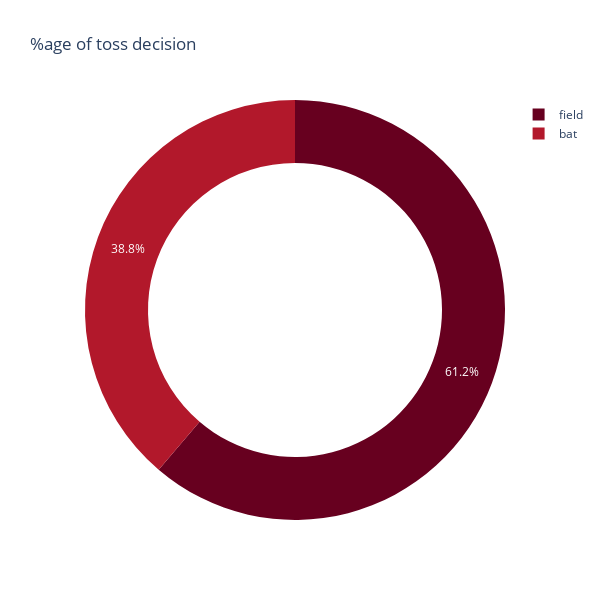

Write notebook code for a chart like this one.
### Markdown cell above
From the above plot we can make out that maximum tosses is won by Mumbai Indians and mostly they have chosen to feild first.

### Code cell
fig3=px.pie(df,names='toss_decision',hole=0.7,height=600,width=600,title= '%age of toss decision',color_discrete_sequence=px.colors.sequential.RdBu)
fig3.show()

### Figure 1 — Plotly figure (JSON) as saved in the notebook; plotly's stock layout.template omitted (floating-point values rounded to 4 significant figures; data arrays with more than 128 entries replaced by an {"elided": "..."} marker saying what was removed)
{"data": [{"domain": {"x": [0, 1], "y": [0, 1]}, "hole": 0.7, "hovertemplate": "toss_decision=%{label}<extra></extra>", "labels": {"elided": "756 str values"}, "legendgroup": "", "name": "", "showlegend": true, "type": "pie"}], "layout": {"height": 600, "legend": {"tracegroupgap": 0}, "piecolorway": ["rgb(103,0,31)", "rgb(178,24,43)", "rgb(214,96,77)", "rgb(244,165,130)", "rgb(253,219,199)", "rgb(247,247,247)", "rgb(209,229,240)", "rgb(146,197,222)", "rgb(67,147,195)", "rgb(33,102,172)", "rgb(5,48,97)"], "title": {"text": "%age of toss decision"}, "width": 600}}
